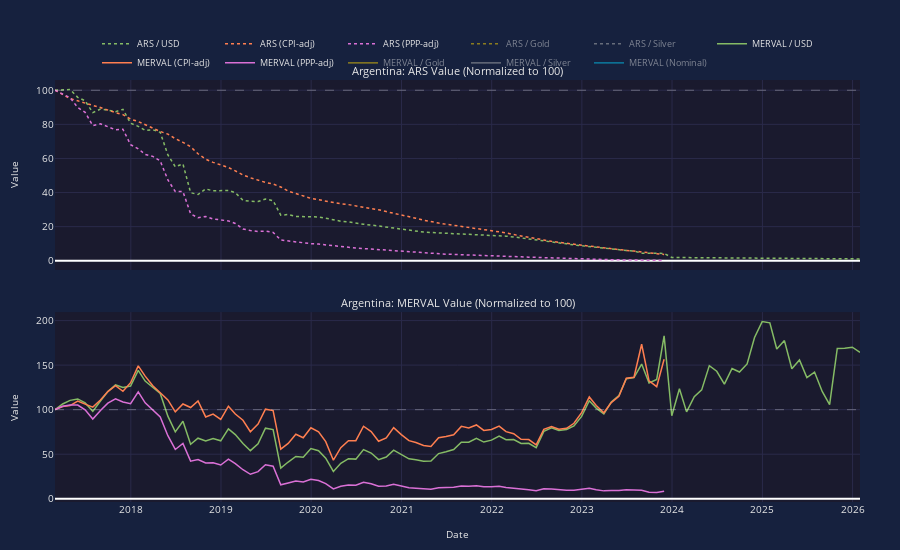

Here is the notebook cell this chart was saved with:
### Markdown cell above
## Argentina: Argentine peso crisis (2018-present)

**Economic Difficulties:** Argentina has experienced recurring currency crises and high inflation throughout its history. The 2018-present crisis saw annual inflation exceed 200% by 2023, with the peso losing over 99% of its value against the US dollar.

**Causes:** Persistent fiscal deficits financed by money printing, loss of central bank independence, capital controls, and accumulated foreign debt. The country defaulted on its debt in 2020.

**Government Interventions:**
- *Currency controls (Cepo)*: Strict limits on dollar purchases - temporarily stabilized but created black market exchange rates (unsuccessful long-term)
- *Interest rate hikes*: Central bank raised rates to over 100% - helped slow inflation temporarily
- *IMF bailout (2018)*: $57 billion loan, largest in IMF history - provided temporary relief but conditions were politically unpopular
- *Milei reforms (2023)*: President Milei implemented shock therapy including 50%+ devaluation, spending cuts, and plans for dollarization - early results show declining inflation

### Code cell
show_country_analysis(norm_data['Argentina'])
